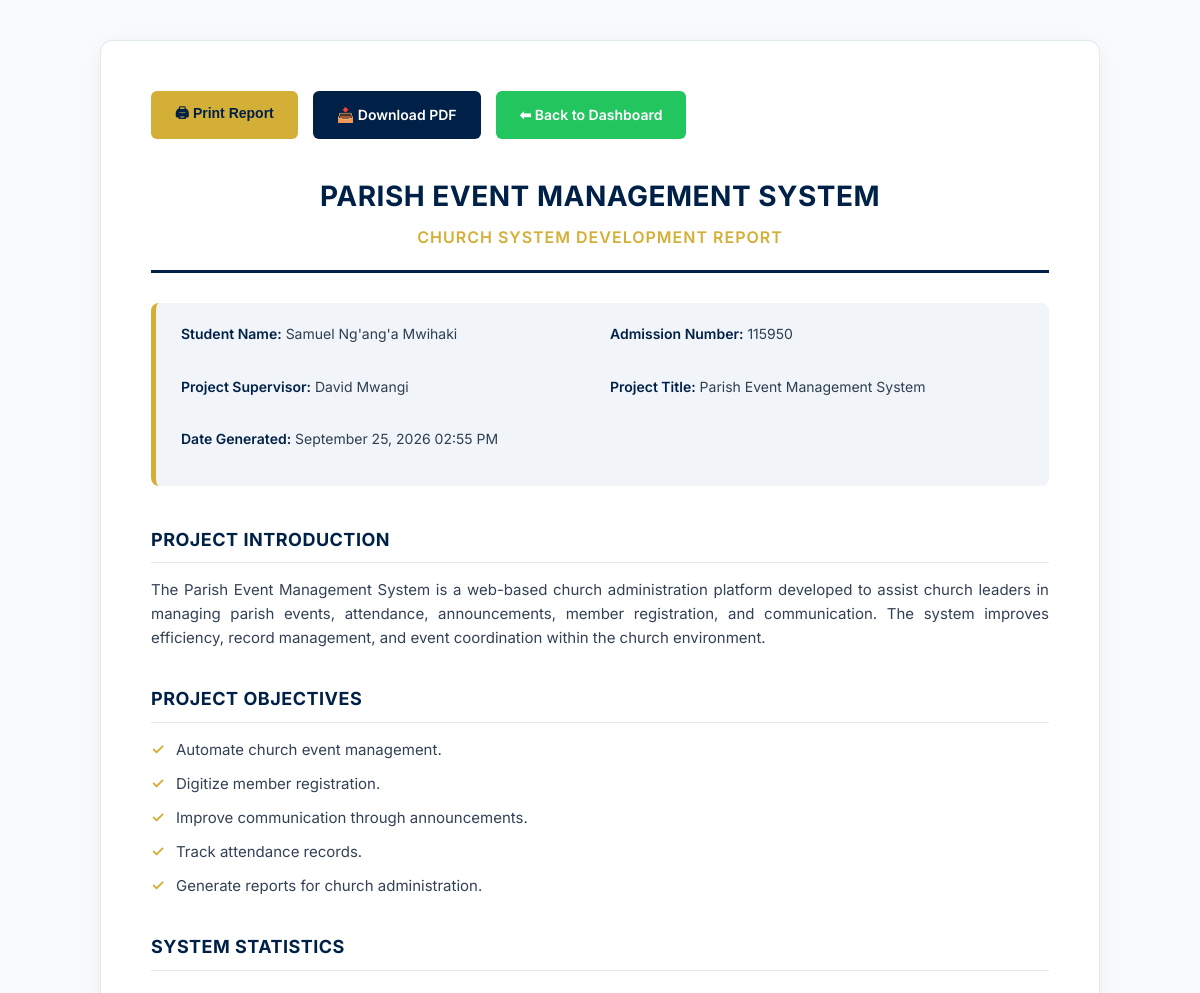
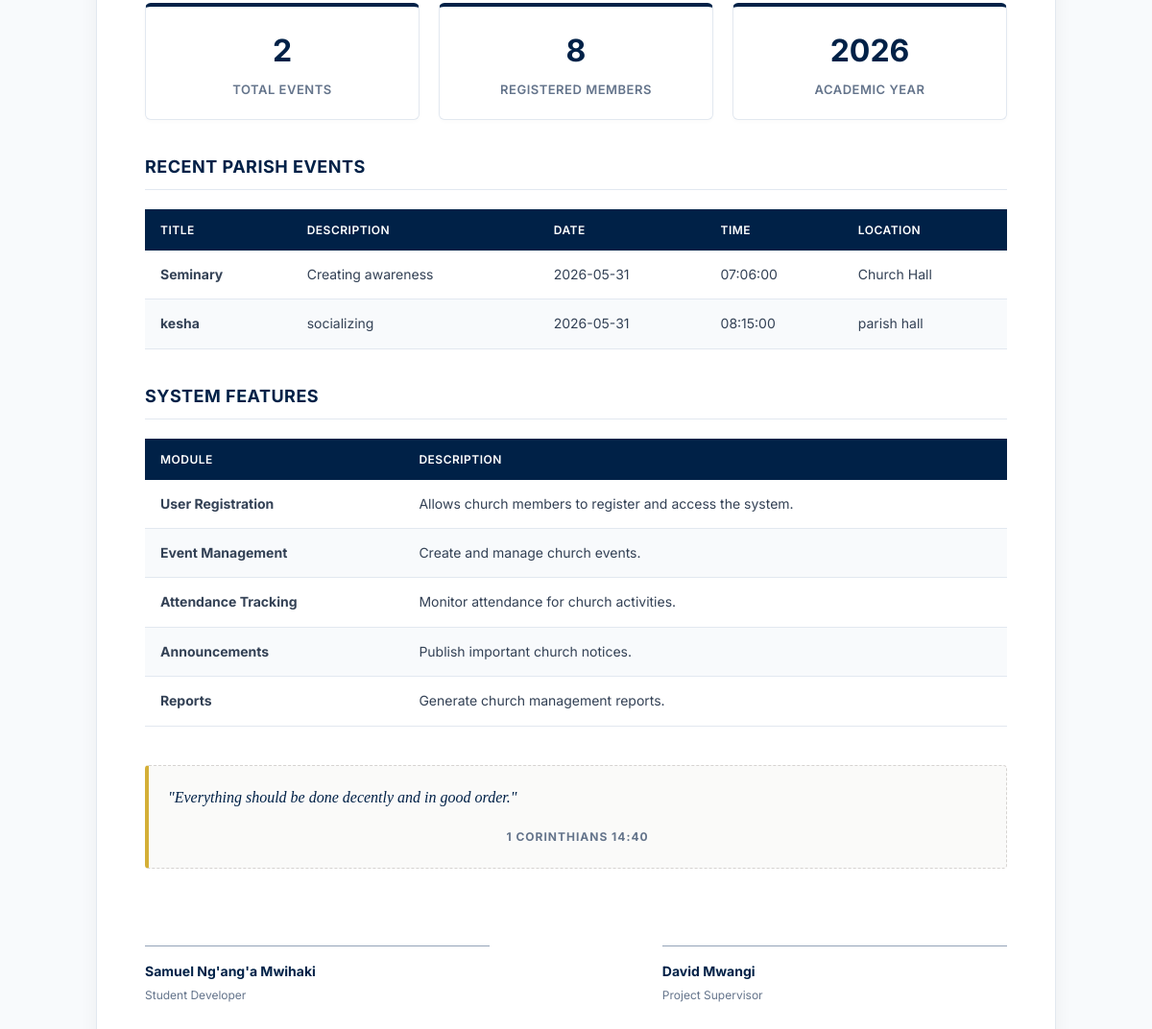
Page /admin/reports.php on the committed database (2 pictures, top to bottom).
### tables this page shows
CREATE TABLE `events` (
  `id` int(11) NOT NULL,
  `title` varchar(200) DEFAULT NULL,
  `description` text DEFAULT NULL,
  `event_date` date DEFAULT NULL,
  `event_time` time DEFAULT NULL,
  `location` varchar(255) DEFAULT NULL,
  `created_at` timestamp NOT NULL DEFAULT current_timestamp()
);

### admin/reports.php (the view, shortened to what this page needs)
<?php
include("../config.php");
$events = mysqli_query($conn, "SELECT COUNT(*) AS total FROM events");
$total_events = mysqli_fetch_assoc($events)['total'];
$users = mysqli_query($conn, "SELECT COUNT(*) AS total FROM users");
$total_users = mysqli_fetch_assoc($users)['total'];
$recent_events = mysqli_query($conn,"
    SELECT *
    FROM events
    ORDER BY event_date DESC
    LIMIT 10
");
?>
<!DOCTYPE html>
<html lang="en">
<head>
</head>
<body>
<div class="container">
    <div class="button-group">
        <button class="print-btn" onclick="window.print()">
            🖨 Print Report
        </button>
        <a href="download_report.php" class="download-btn">
            📥 Download PDF
        </a>
        <a href="dashboard.php" class="dashboard-btn">
            ⬅ Back to Dashboard
        </a>
    </div>
    <div class="header">
        <h1>Parish Event Management System</h1>
        <h3>Church System Development Report</h3>
    </div>
    <div class="project-info">
        <p><strong>Student Name:</strong> Samuel Ng'ang'a Mwihaki</p>
        <p><strong>Admission Number:</strong> 115950</p>
        <p><strong>Project Supervisor:</strong> David Mwangi</p>
        <p><strong>Project Title:</strong> Parish Event Management System</p>
        <p><strong>Date Generated:</strong> <?php echo date("F d, Y h:i A"); ?></p>
    </div>
    <h2 class="section-title">Project Introduction</h2>
    <p>
        The Parish Event Management System is a web-based church administration
        platform developed to assist church leaders in managing parish events,
        attendance, announcements, member registration, and communication.
        The system improves efficiency, record management, and event coordination
        within the church environment.
    </p>
    <h2 class="section-title">Project Objectives</h2>
    <ul>
        <li>Automate church event management.</li>
        <li>Digitize member registration.</li>
        <li>Improve communication through announcements.</li>
        <li>Track attendance records.</li>
        <li>Generate reports for church administration.</li>
    </ul>
    <h2 class="section-title">System Statistics</h2>
    <div class="stats">
        <div class="card">
            <h2><?php echo $total_events; ?></h2>
            <p>Total Events</p>
        </div>
        <div class="card">
            <h2><?php echo $total_users; ?></h2>
            <p>Registered Members</p>
        </div>
        <div class="card">
            <h2><?php echo date("Y"); ?></h2>
            <p>Academic Year</p>
        </div>
    </div>
    <h2 class="section-title">Recent Parish Events</h2>
    <table>
        <thead>
            <tr>
                <th>Title</th>
                <th>Description</th>
                <th>Date</th>
                <th>Time</th>
                <th>Location</th>
            </tr>
        </thead>
        <tbody>
            <?php while($row = mysqli_fetch_assoc($recent_events)){ ?>
            <tr>
                <td><strong><?php echo htmlspecialchars($row['title']); ?></strong></td>
                <td><?php echo htmlspecialchars($row['description']); ?></td>
                <td><?php echo htmlspecialchars($row['event_date']); ?></td>
                <td><?php echo htmlspecialchars($row['event_time']); ?></td>
                <td><?php echo htmlspecialchars($row['location']); ?></td>
            </tr>
            <?php } ?>
        </tbody>
    </table>
    <h2 class="section-title">System Features</h2>
    <table>
        <thead>
            <tr>
                <th style="width: 30%;">Module</th>
                <th>Description</th>
            </tr>
        </thead>
        <tbody>
            <tr>
                <td><strong>User Registration</strong></td>
                <td>Allows church members to register and access the system.</td>
            </tr>
            <tr>
                <td><strong>Event Management</strong></td>
                <td>Create and manage church events.</td>
            </tr>
            <tr>
                <td><strong>Attendance Tracking</strong></td>
                <td>Monitor attendance for church activities.</td>
            </tr>
            <tr>
                <td><strong>Announcements</strong></td>
                <td>Publish important church notices.</td>
            </tr>
            <tr>
                <td><strong>Reports</strong></td>
                <td>Generate church management reports.</td>
            </tr>
        </tbody>
    </table>
    <div class="scripture">
        <p><em>"Everything should be done decently and in good order."</em></p>
        <strong>1 Corinthians 14:40</strong>
    </div>
    <div class="signature-container">
        <div class="sig-box">
            <div class="sig-line"></div>
            <strong>Samuel Ng'ang'a Mwihaki</strong>
            <span>Student Developer</span>
        </div>
        <div class="sig-box">
            <div class="sig-line"></div>
            <strong>David Mwangi</strong>
            <span>Project Supervisor</span>
        </div>
    </div>
</div>
</body>
</html>

### admin/reports.php (style rules this page uses)
:root { --primary-color: #002147; --secondary-color: #d4af37; --text-dark: #2c3e50; --text-light: #64748b; --bg-light: #f8fafc; --border-color: #e2e8f0; }
* { box-sizing: border-box; margin: 0; padding: 0; }
body { font-family: 'Inter', sans-serif; background-color: var(--bg-light); color: var(--text-dark); line-height: 1.6; padding: 40px 20px; }
.container { max-width: 1000px; margin: 0 auto; background: #ffffff; padding: 50px; border-radius: 12px; box-shadow: 0 4px 20px rgba(0, 0, 0, 0.05); border: 1px solid var(--border-color); }
.button-group { display: flex; gap: 15px; margin-bottom: 35px; flex-wrap: wrap; }
.print-btn, .download-btn, .dashboard-btn { text-decoration: none; border: none; padding: 12px 24px; border-radius: 6px; font-size: 14px; font-weight: 600; cursor: pointer; display: inline-flex; align-items: center; gap: 8px; transition: all 0.2s ease; }
.print-btn { background: var(--secondary-color); color: var(--primary-color); }
.download-btn { background: var(--primary-color); color: #ffffff; }
.dashboard-btn { background: #22c55e; color: #ffffff; }
.header { border-bottom: 3px solid var(--primary-color); padding-bottom: 20px; margin-bottom: 30px; text-align: center; }
.header h1 { color: var(--primary-color); font-size: 28px; font-weight: 700; letter-spacing: 0.5px; text-transform: uppercase; margin-bottom: 6px; }
.header h3 { color: var(--secondary-color); font-size: 16px; font-weight: 600; letter-spacing: 1px; text-transform: uppercase; }
.project-info { display: grid; grid-template-columns: repeat(2, 1fr); gap: 15px; background: #f1f5f9; padding: 20px 25px; border-radius: 8px; margin-bottom: 40px; border-left: 5px solid var(--secondary-color); }
.project-info p { font-size: 14px; color: var(--text-dark); }
.project-info strong { color: var(--primary-color); font-weight: 600; }
.section-title { color: var(--primary-color); font-size: 18px; font-weight: 700; margin: 35px 0 15px 0; padding-bottom: 8px; border-bottom: 1px solid var(--border-color); text-transform: uppercase; letter-spacing: 0.5px; }
p { font-size: 15px; color: #334155; margin-bottom: 15px; text-align: justify; }
ul { list-style: none; margin-bottom: 25px; }
ul li { font-size: 15px; color: #334155; position: relative; padding-left: 25px; margin-bottom: 10px; }
ul li::before { content: "✓"; position: absolute; left: 0; color: var(--secondary-color); font-weight: bold; }
.stats { display: grid; grid-template-columns: repeat(3, 1fr); gap: 20px; margin: 25px 0; }
.card { background: #ffffff; border: 1px solid var(--border-color); border-top: 4px solid var(--primary-color); padding: 20px; text-align: center; border-radius: 6px; box-shadow: 0 2px 4px rgba(0,0,0,0.02); }
.card h2 { font-size: 32px; color: var(--primary-color); font-weight: 700; margin-bottom: 5px; }
.card p { font-size: 13px; font-weight: 600; color: var(--text-light); text-transform: uppercase; letter-spacing: 0.5px; margin: 0; text-align: center; }
table { width: 100%; border-collapse: collapse; margin: 20px 0 35px 0; font-size: 14px; }
th { background-color: var(--primary-color); color: #ffffff; text-align: left; padding: 12px 16px; font-weight: 600; text-transform: uppercase; font-size: 12px; letter-spacing: 0.5px; }
td { padding: 14px 16px; border-bottom: 1px solid var(--border-color); color: #334155; }
tr:nth-child(even) { background-color: #f8fafc; }
.scripture { background: #fafaf9; border: 1px dashed #d6d3d1; border-left: 4px solid var(--secondary-color); padding: 20px; text-align: center; margin: 40px 0; border-radius: 4px; }
.scripture em { font-size: 16px; color: var(--primary-color); display: block; margin-bottom: 8px; font-family: Georgia, serif; }
.scripture strong { font-size: 12px; text-transform: uppercase; letter-spacing: 1px; color: var(--text-light); }
.signature-container { display: flex; justify-content: space-between; margin-top: 60px; padding-top: 20px; }
.sig-box { width: 40%; }
.sig-line { border-top: 1px solid #94a3b8; margin-bottom: 10px; padding-top: 5px; }
.sig-box strong { color: var(--primary-color); font-size: 14px; display: block; }
.sig-box span { color: var(--text-light); font-size: 12px; }

### rows in the picture
events: title "Seminary", description "Creating awareness", event_date "2026-05-31", event_time "07:06:00", location "Church Hall"
events: title "kesha", description "socializing", event_date "2026-05-31", event_time "08:15:00", location "parish hall"

### other values in the picture
$total_events "2"
$total_users "8"
